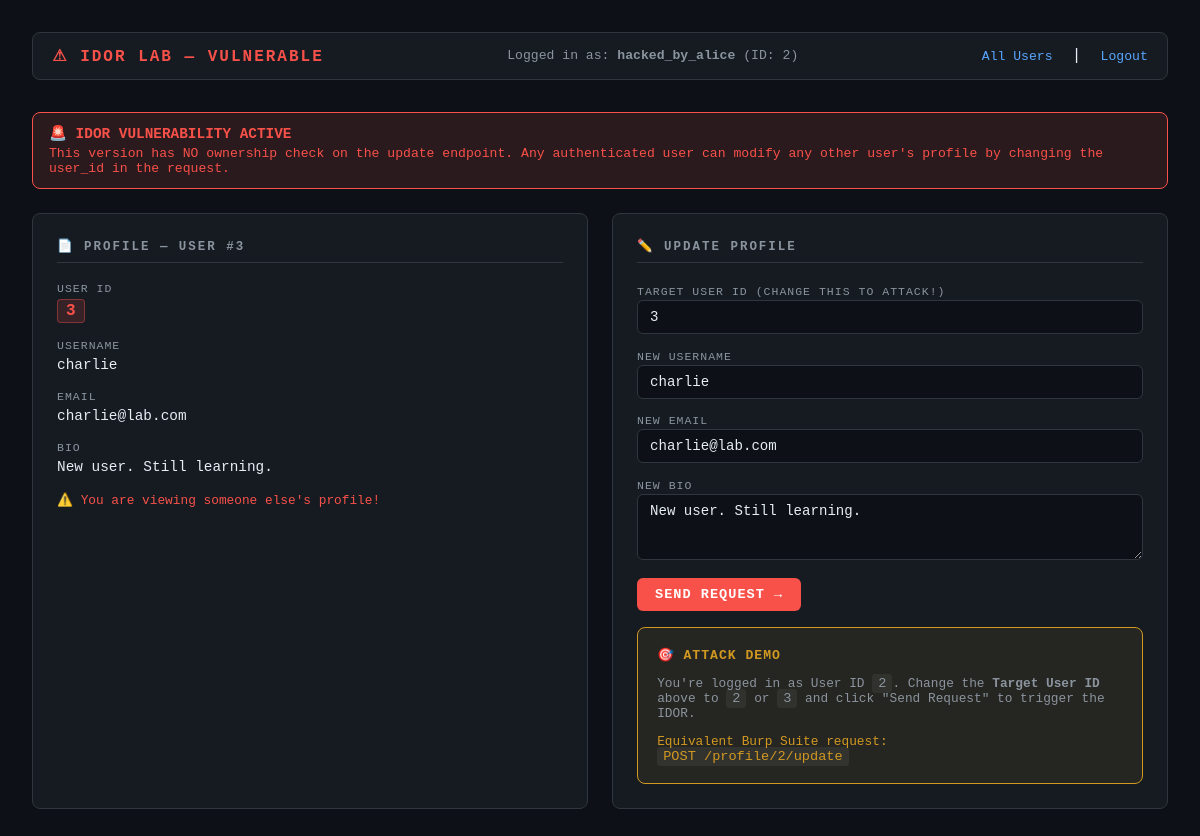
/profile/3 (signed in), run on the app's committed database.
### app.py (models this page shows)
class User(db.Model):
    id       = db.Column(db.Integer, primary_key=True)
    username = db.Column(db.String(80), unique=True, nullable=False)
    email    = db.Column(db.String(120), unique=True, nullable=False)
    password = db.Column(db.String(200), nullable=False)
    bio      = db.Column(db.String(300), default="No bio yet.")

### app.py (the view)
@app.route("/profile/<int:user_id>", methods=["GET"])
def profile(user_id):
    if "user_id" not in session:
        return redirect(url_for("login"))
    user = User.query.get(user_id)
    if not user:
        return "User not found", 404
    return render_template("profile.html",
                           user=user,
                           current_user_id=session["user_id"],
                           vulnerable=True)

### templates/profile.html (shortened to what this page needs)
<!DOCTYPE html>
<html lang="en">
<head>
</head>
<body>
  <nav>
    <span class="brand">⚠ IDOR LAB — VULNERABLE</span>
    <span class="info">Logged in as: <strong>{{ session.username }}</strong> (ID: {{ current_user_id }})</span>
    <span>
      <a href="/users">All Users</a> &nbsp;|&nbsp;
      <a href="/logout">Logout</a>
    </span>
  </nav>
  <div class="vuln-banner">
    <strong>🚨 IDOR VULNERABILITY ACTIVE</strong>
    This version has NO ownership check on the update endpoint.
    Any authenticated user can modify any other user's profile by changing the user_id in the request.
  </div>
  <div class="grid">
    <div class="card">
      <h2>📄 Profile — User #{{ user.id }}</h2>
      <div class="field">
        <label>User ID</label>
        <span class="uid">{{ user.id }}</span>
      </div>
      <div class="field">
        <label>Username</label>
        <span class="val">{{ user.username }}</span>
      </div>
      <div class="field">
        <label>Email</label>
        <span class="val">{{ user.email }}</span>
      </div>
      <div class="field">
        <label>Bio</label>
        <span class="val">{{ user.bio }}</span>
      </div>
      {% if current_user_id == user.id %}
        <p style="color: var(--green); font-size: 0.8rem; margin-top: 1rem;">✅ This is your profile.</p>
      {% else %}
        <p style="color: var(--accent); font-size: 0.8rem; margin-top: 1rem;">⚠️ You are viewing someone else's profile!</p>
      {% endif %}
    </div>
    <div class="card">
      <h2>✏️ Update Profile</h2>
      <label style="font-size:0.72rem; color:var(--muted); text-transform:uppercase; letter-spacing:1px;">
        Target User ID (change this to attack!)
      </label>
      <input type="number" id="target_id" value="{{ user.id }}" min="1"/>
      <label style="font-size:0.72rem; color:var(--muted); text-transform:uppercase; letter-spacing:1px;">New Username</label>
      <input type="text" id="new_username" value="{{ user.username }}"/>
      <label style="font-size:0.72rem; color:var(--muted); text-transform:uppercase; letter-spacing:1px;">New Email</label>
      <input type="text" id="new_email" value="{{ user.email }}"/>
      <label style="font-size:0.72rem; color:var(--muted); text-transform:uppercase; letter-spacing:1px;">New Bio</label>
      <textarea id="new_bio" rows="3">{{ user.bio }}</textarea>
      <button onclick="submitUpdate()">SEND REQUEST →</button>
      <div class="attack-box">
        <h3>🎯 Attack Demo</h3>
        <p style="font-size:0.8rem; color:var(--muted); margin-bottom:0.8rem;">
          You're logged in as User ID <code>{{ current_user_id }}</code>.
          Change the <strong>Target User ID</strong> above to <code>2</code> or <code>3</code>
          and click "Send Request" to trigger the IDOR.
        </p>
        <p style="font-size:0.8rem; color:var(--yellow);">
          Equivalent Burp Suite request:<br/>
          <code>POST /profile/2/update</code>
        </p>
      </div>
    </div>
  </div>
</body>
</html>

### templates/profile.html (style rules this page uses)
*, *::before, *::after { box-sizing: border-box; margin: 0; padding: 0; }
:root { --bg: #0d1117; --surface: #161b22; --border: #30363d; --accent: #f85149; --green: #3fb950; --yellow: #d29922; --blue: #58a6ff; --text: #e6edf3; --muted: #8b949e; }
body { background: var(--bg); color: var(--text); font-family: 'Courier New', monospace; min-height: 100vh; padding: 2rem; }
nav { display: flex; justify-content: space-between; align-items: center; padding: 0.8rem 1.2rem; background: var(--surface); border: 1px solid var(--border); border-radius: 8px; margin-bottom: 2rem; }
nav .brand { color: var(--accent); font-weight: bold; letter-spacing: 2px; }
nav .info { color: var(--muted); font-size: 0.82rem; }
nav a { color: var(--blue); font-size: 0.82rem; text-decoration: none; }
.vuln-banner { background: rgba(248,81,73,0.12); border: 1px solid var(--accent); border-radius: 8px; padding: 12px 16px; margin-bottom: 1.5rem; font-size: 0.82rem; color: var(--accent); }
.vuln-banner strong { display: block; font-size: 0.9rem; margin-bottom: 4px; }
.grid { display: grid; grid-template-columns: 1fr 1fr; gap: 1.5rem; }
.card { background: var(--surface); border: 1px solid var(--border); border-radius: 8px; padding: 1.5rem; }
.card h2 { font-size: 0.78rem; text-transform: uppercase; letter-spacing: 2px; color: var(--muted); margin-bottom: 1.2rem; border-bottom: 1px solid var(--border); padding-bottom: 8px; }
.field { margin-bottom: 1rem; }
.field label { display: block; font-size: 0.72rem; color: var(--muted); text-transform: uppercase; letter-spacing: 1px; margin-bottom: 4px; }
.field .val { color: var(--text); font-size: 0.9rem; }
.uid { display: inline-block; background: rgba(248,81,73,0.15); border: 1px solid rgba(248,81,73,0.4); border-radius: 4px; padding: 2px 8px; color: var(--accent); font-weight: bold; }
input, textarea { width: 100%; background: var(--bg); border: 1px solid var(--border); border-radius: 6px; color: var(--text); padding: 8px 12px; font-family: inherit; font-size: 0.88rem; margin-bottom: 0.8rem; transition: border-color 0.2s; resize: vertical; }
button { background: var(--accent); border: none; border-radius: 6px; color: #fff; padding: 9px 18px; font-family: inherit; font-size: 0.85rem; font-weight: bold; cursor: pointer; letter-spacing: 1px; transition: opacity 0.2s; }
.attack-box { background: rgba(210,153,34,0.08); border: 1px solid var(--yellow); border-radius: 8px; padding: 1.2rem; margin-top: 1rem; }
.attack-box h3 { color: var(--yellow); font-size: 0.82rem; text-transform: uppercase; letter-spacing: 1px; margin-bottom: 0.8rem; }
code { background: rgba(255,255,255,0.06); padding: 2px 6px; border-radius: 3px; font-size: 0.85rem; }

### data on the page
User: id "3", username "charlie", email "charlie@lab.com", bio "New user. Still learning."

### other printed values
{{ session.username }} "hacked_by_alice"
{{ current_user_id }} "2"
